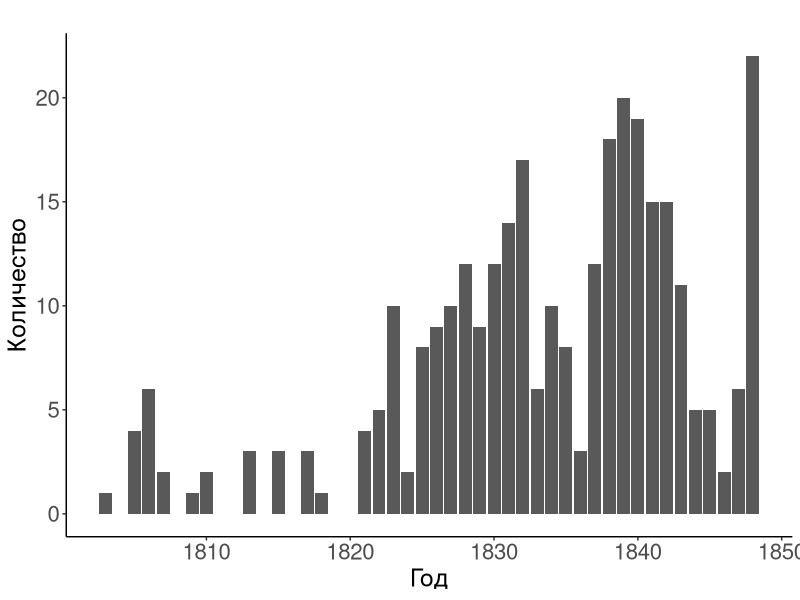

Generate this figure with R:
library(ggplot2)

#load file
db = read.csv("general_table.csv", header=T, sep = ";", na.strings = "")

#subset
rp1 = subset(db, pub_type == "periodical" & pub_year > 1799 & pub_year < 1851)

#plot
ggplot(rp1, aes(pub_year)) + geom_bar() +
  scale_x_continuous(breaks = c(1800, 1810, 1820, 1830, 1840, 1850)) +
  theme_bw() +
  theme(panel.border = element_blank(), panel.grid.major = element_blank(),
  panel.grid.minor = element_blank()) +
  theme(axis.line.x = element_line(color="black"), axis.line.y = element_line(color="black")) +
  labs(x = "Год", y = "Количество", title = "") +
  theme(axis.text=element_text(size=16), axis.title=element_text(size = 18)) 


